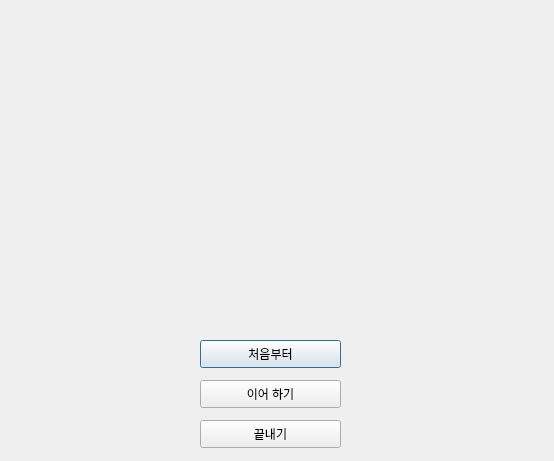
<?xml version="1.0" encoding="UTF-8"?>
<ui version="4.0">
 <class>Dialog</class>
 <widget class="QDialog" name="Dialog">
  <property name="geometry">
   <rect>
    <x>0</x>
    <y>0</y>
    <width>554</width>
    <height>461</height>
   </rect>
  </property>
  <property name="windowTitle">
   <string>Dialog</string>
  </property>
  <widget class="QPushButton" name="btn1">
   <property name="geometry">
    <rect>
     <x>200</x>
     <y>340</y>
     <width>141</width>
     <height>28</height>
    </rect>
   </property>
   <property name="text">
    <string>처음부터</string>
   </property>
  </widget>
  <widget class="QPushButton" name="btn2">
   <property name="geometry">
    <rect>
     <x>200</x>
     <y>380</y>
     <width>141</width>
     <height>28</height>
    </rect>
   </property>
   <property name="text">
    <string>이어 하기</string>
   </property>
  </widget>
  <widget class="QPushButton" name="btn3">
   <property name="geometry">
    <rect>
     <x>200</x>
     <y>420</y>
     <width>141</width>
     <height>28</height>
    </rect>
   </property>
   <property name="text">
    <string>끝내기</string>
   </property>
  </widget>
 </widget>
 <resources/>
 <connections/>
</ui>
